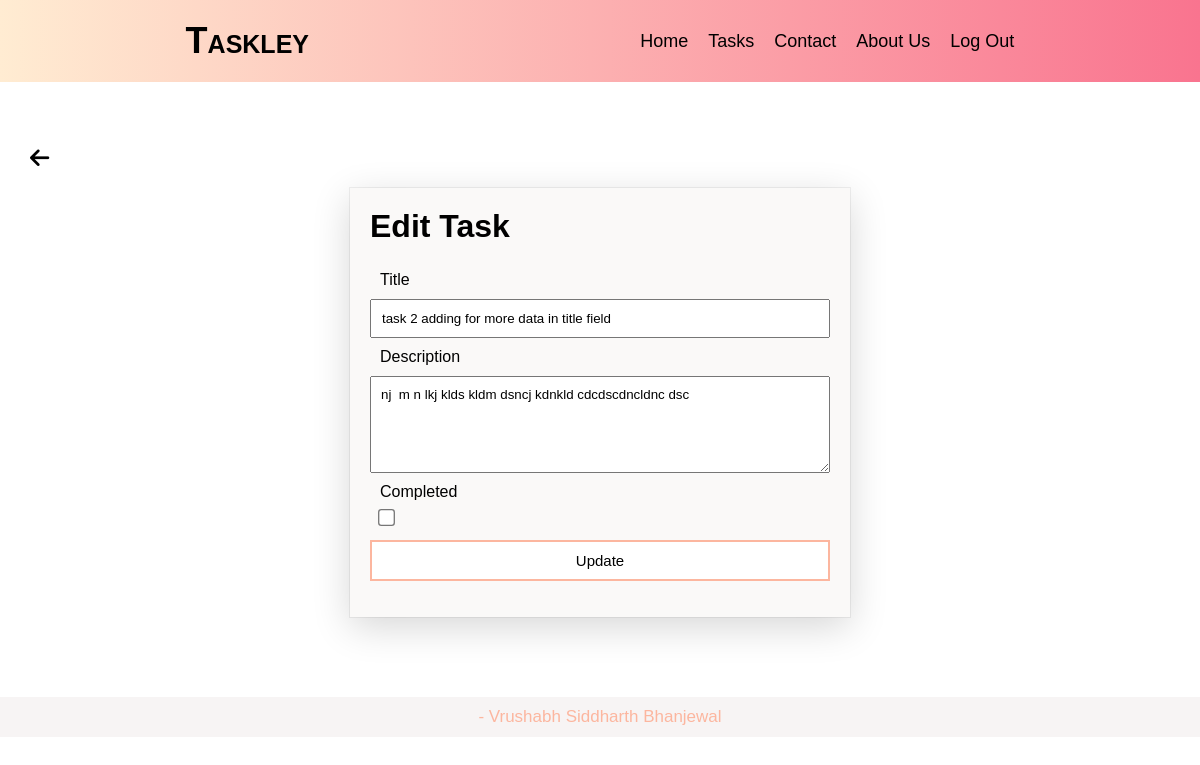
Page /edit/12 (signed in) on the committed database.
### app1/models.py (models this page shows, shortened)
class Task(models.Model):
    user=models.ForeignKey(User,on_delete=models.CASCADE)
    title=models.CharField(max_length=200)
    desc=models.TextField(null=True)
    complete=models.BooleanField(default=False,null=True)
    created=models.DateTimeField(auto_now_add=True)

### app1/views.py (the view)
# urls.py: path('edit/<int:id>', views.todoEdit,name='edit'),
@login_required
def todoEdit(request,id):
    t=get_object_or_404(Task, id=id, user=request.user)
    if (request.method=='POST'):
        t.title=request.POST.get('title')
        t.desc=request.POST.get('desc')
        t.complete=request.POST.get('complete')=='on'
        t.save()
        print("print: ",t)
        print(t.title,t.desc,t.complete)
        return redirect('list')
    else:
        print('print: get method')
        return render(request,'app1/todo_edit.html',{'task':t})

### templates/app1/todo_edit.html (shortened to what this page needs)
{% extends 'layout/base.html' %}
{% block navbar %}
<p><a href="#">Home</a></p>
<p><a href="{% url 'list' %}">Tasks</a></p>
<p><a href="#">Contact</a></p>
<p><a href="#">About Us</a></p>
<p><a href="{% url 'logout' %}">Log Out</a></p>
{% endblock%}
{% block content %}
<div class="back">
    <a href="{% url 'list' %}"><i class="fa-solid fa-arrow-left"></i></a>
</div>
<div class="user-form">
    <h1>Edit Task</h1>
    <form action="" method="post">
        <label for="title">Title</label>
        <input type="text" name="title" value="{{task.title}}" >
        <label for="Desc">Description</label>
        <textarea rows="5" cols="40" name="desc">{{task.desc}}</textarea>
        <label for="complete">Completed</label>
        <input type="checkbox" id="check" name="complete" >
        <input type="submit" value="Update">
    </form>
</div>
{% endblock %}

### static1/css/style1.css (style rules this page uses)
* { font-family: 'Lucida Sans', 'Lucida Sans Regular', 'Lucida Grande', 'Lucida Sans Unicode', Geneva, Verdana, sans-serif; padding: 0; margin: 0; box-sizing: border-box; }
html { scroll-behavior: smooth; overflow-x: hidden; }
#check { accent-color: #f9748f; align-self: flex-start; scale: 1.3; margin-left: 10px; }
.back { position: relative; left: 30px; top:8vh; font-size: 22px; }

### rows in the picture
Task: title "task 2 adding for more data in title field", desc "nj m n lkj klds kldm dsncj kdnkld cdcdscdncldnc dsc"
